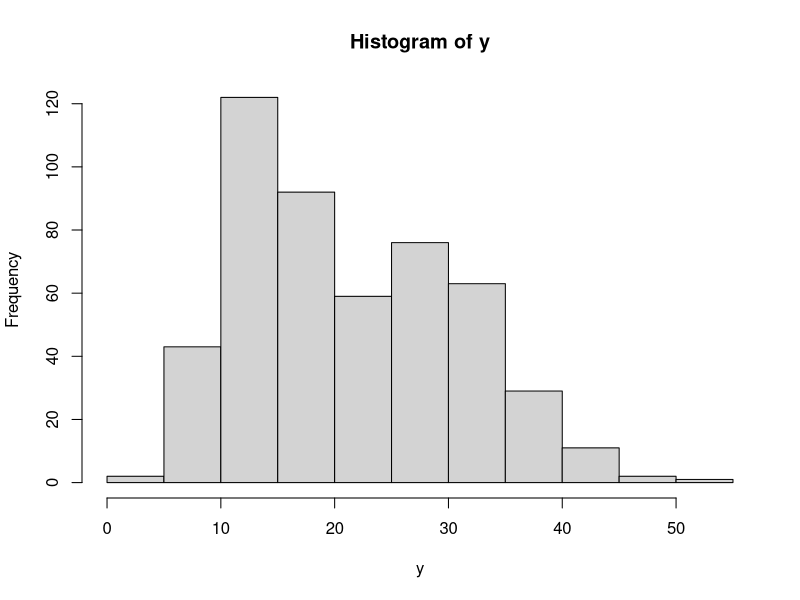
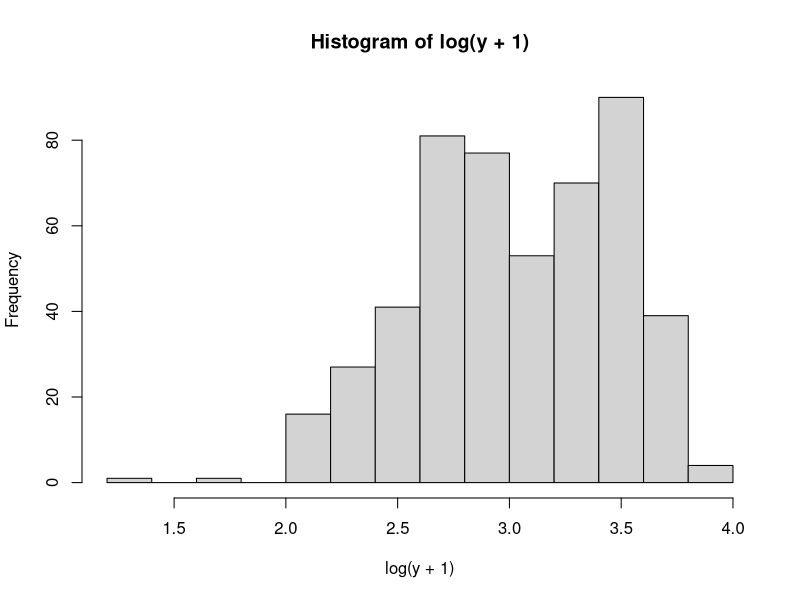
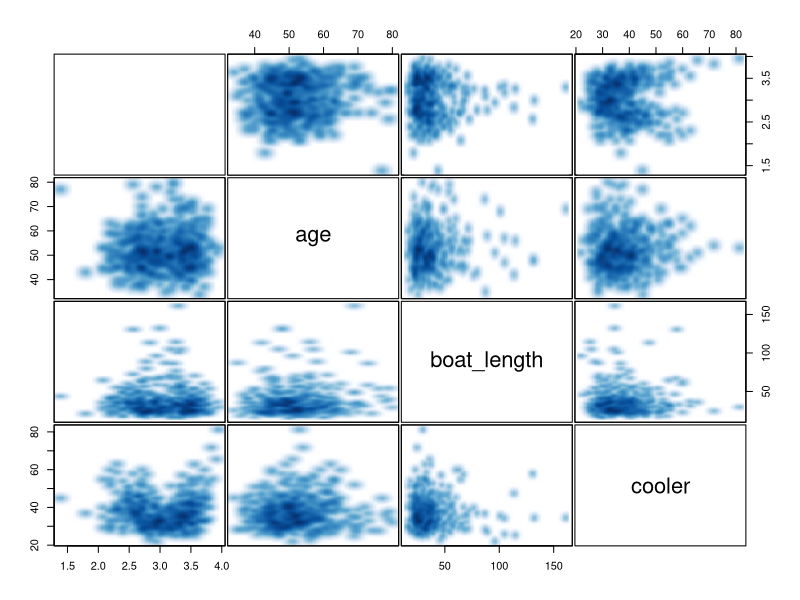
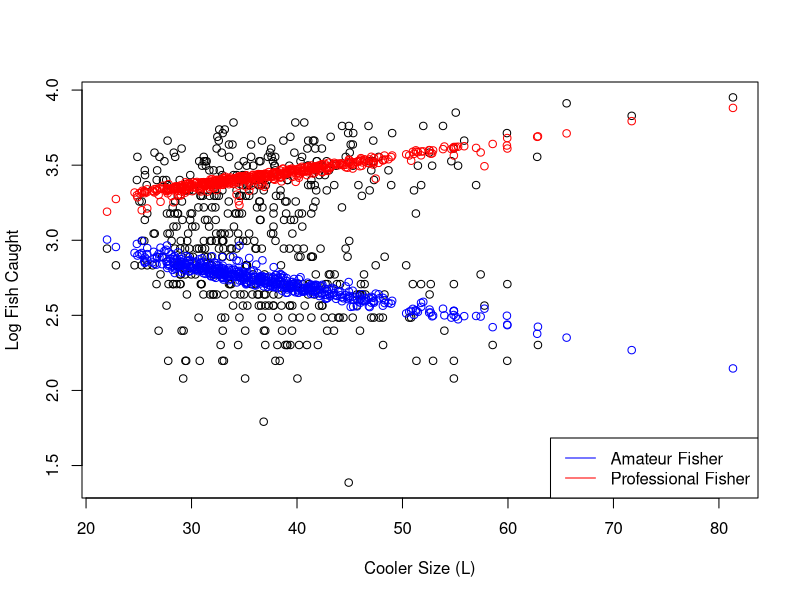
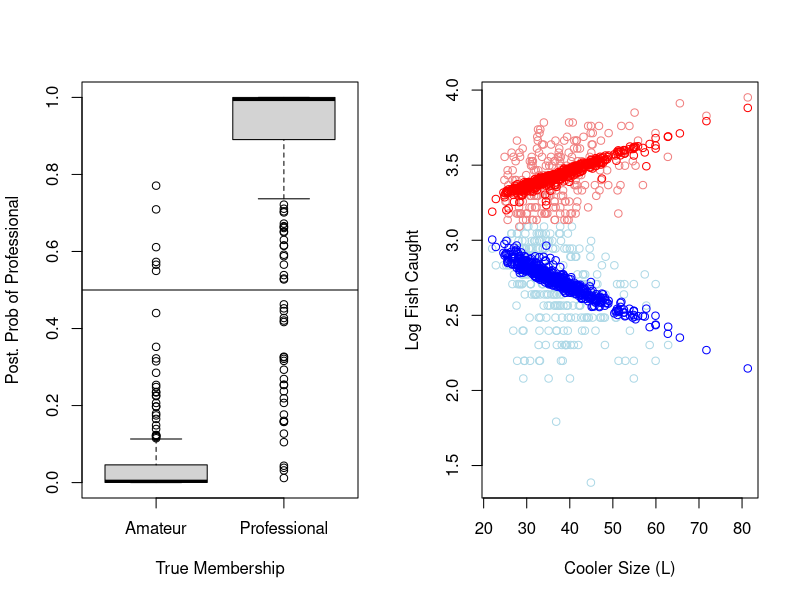

Here is the R script that generated these plots, in order:
## ---- chunk 1
knitr::opts_chunk$set(echo = TRUE)
## ---- chunk 2
# generate the data
set.seed(10)

# sample size
n = 500

# create design matrix
cooler = round(rt(n, 15, 35),2)
boat_length =  round(rt(n,5, 30),2)
age = round(rt(n,25, 50))
X = model.matrix(~ 1 + age + boat_length + cooler)

# set coefficients
pi1 = 0.5 # non-professional proportion
pi2 = 1-pi1 # professional proportion
beta_1 = matrix(c(3, 0, 0, -.01),ncol = 1) # NP coefs, larger boat cooler = less fish
beta_2 = matrix(c(3, 0, 0, .01),ncol = 1) # P coefs, larger boat cooler = more fish

# simulate data
group_indicators = rbinom(n, 1, pi2) # 1 = P, 0 = NP
y = rep(0, n)
y[group_indicators == 0] = rpois(n = sum(group_indicators == 0),lambda = exp(X[group_indicators == 0,]%*%beta_1))
y[group_indicators == 1] = rpois(n = sum(group_indicators == 1),lambda = exp(X[group_indicators == 1,]%*%beta_2))
# write.table(cbind(y, X[,-1]), file = './em/fish.txt', quote = F, col.names = T, row.names = F,  sep = "\t")
## ---- chunk 3
summary(glm(y ~ X-1, family = poisson()))
## ---- chunk 4
hist(y)
## ---- chunk 5
hist(log(y+1))
## ---- chunk 6
pairs(cbind(log(y+1), X[,-1]), panel = function(...) smoothScatter(..., nrpoints = 0, add = TRUE), gap = 0.2)
## ---- chunk 7
tol = 10^-5
maxit = 50
iter = 0
eps = Inf
ll = -10000
fit = list()
  
## create posterior probability matrix
pp = matrix(0, n, 2)
colnames(pp) = c("amateur","prof")

## use informative initialization, 
## assuming lower counts --> amatuer
## choose prop of samples that are amatuer first
## should vary this and re-evaluate
prop_ama = 0.6

## set everything greater than th
pp[y > quantile(y, prop_ama),2] = 1
pp[,1] = 1 - pp[,2]

## now start the EM algorithm
start = Sys.time()
while(eps > tol & iter < maxit){
  
  ## save old ll
    ll0 = ll
  
  ## start M-step
    # pi, mean of component pp's
    pi = colMeans(pp)
    
    # betak, weighted glm's based on pp
    for(i in 1:2) fit[[i]] = glm(y ~ X -1, family = poisson(), weights = pp[,i])
  
  ## start E-step
    # calculate numerator
    for(i in 1:2) pp[,i] = pi[i]*dpois(y,lambda = fit[[i]]$fitted)
  
    # divide by denominator, the sum across components in each i
    pp = pp/rowSums(pp)
 
  ## calculate LL
    interior_sum = 0
    for(i in 1:2) interior_sum = interior_sum + pi[i]*dpois(y,lambda = fit[[i]]$fitted) 
    ll = sum(log(interior_sum))
    
  ## calculate relative change in log likelihood  
    eps  = abs(ll-ll0)/abs(ll0)
  
  ## update iterator
    iter = iter + 1
    if(iter == maxit) warning("Iteration limit reached without convergence")
  
  ## print out info to keep track
    cat(sprintf("Iter: %d logL: %.2f pi1: %.3f  eps:%f\n",iter, ll,pi[1],eps))
}

end = Sys.time()
print(end - start)
  
## ---- chunk 8
# print the mixture proportion estimates
print(pi)

# print the coefficients pertaining to the first mixture component
print(fit[[1]]$coef)

# print the coefficients pertaining to the second mixture component
print(fit[[2]]$coef)
## ---- chunk 9
plot(cooler, log(y+1), ylab = "Log Fish Caught", xlab = "Cooler Size (L)")
points(cooler, log(fit[[1]]$fitted+1), col = "blue")
points(cooler, log(fit[[2]]$fitted+1), col = "red")
legend(c("Amateur Fisher","Professional Fisher"),col = c("blue","red"),x = "bottomright", lty = c(1, 1)) 
## ---- chunk 10
par(mfrow = c(1,2))
boxplot(pp[,2] ~ factor(group_indicators,labels =  c("Amateur","Professional")), ylab= "Post. Prob of Professional", xlab = "True Membership")
abline(h = 0.5)
colvec = rep("lightblue", length(y))
colvec[pp[,2] > .5] = "lightcoral"
plot(cooler, log(y+1), ylab = "Log Fish Caught", xlab = "Cooler Size (L)", col = colvec)
points(cooler, log(fit[[1]]$fitted+1), col = "blue")
points(cooler, log(fit[[2]]$fitted+1), col = "red")
## ---- chunk 11

pois.two.mix.reg.em = function(y, X, tol, maxit, prop1, trace = 0){
  
  ## initialize 
  n = length(y)
  iter = 0
  eps = Inf
  ll = -10000
  fit = list()

  ## create posterior probability matrix
  pp = matrix(0, n, 2)
  colnames(pp) = c("amateur","prof")
  
  ## use informative initialization, 
  ## assuming lower counts --> amatuer
  ## choose prop of samples that are amatuer first
  ## should vary this and re-evaluate
  
  ## set everything greater than th
  pp[y > quantile(y, prop1),2] = 1
  pp[,1] = 1 - pp[,2]
  
  ## now start the EM algorithm
  start = Sys.time()
  while(eps > tol & iter < maxit){
    
    ## save old ll
      ll0 = ll
    
    ## start M-step
      # pi, mean of component pp's
      pi = colMeans(pp)
      
      # betak, weighted glm's based on pp
      for(i in 1:2) fit[[i]] = glm(y ~ X -1, family = poisson(), weights = pp[,i])
    
    ## start E-step
      # calculate numerator
      for(i in 1:2) pp[,i] = pi[i]*dpois(y,lambda = fit[[i]]$fitted)
    
      # divide by denominator, the sum across components in each i
      pp = pp/rowSums(pp)
   
    ## calculate LL
      interior_sum = 0
      for(i in 1:2) interior_sum = interior_sum + pi[i]*dpois(y,lambda = fit[[i]]$fitted) 
      ll = sum(log(interior_sum))
      
    ## calculate relative change in log likelihood  
      eps  = abs(ll-ll0)/abs(ll0)
    
    ## update iterator
      iter = iter + 1
      if(iter == maxit) warning("Iteration limit reached without convergence")
    
    ## print out info to keep track
    if(trace >0)  cat(sprintf("Iter: %d logL: %.2f pi1: %.3f  eps:%f\n",iter, ll,pi[1],eps))
  }
  
  # return coefficients
  res = c(pi, fit[[1]]$coef, fit[[2]]$coef)
  names(res) = c("pi1", "pi2", "int1","age1","boat_length1","cooler1", "int2","age2","boat_length2","cooler2")
  return(res)
}

# now lets verify it works properly:
fit = pois.two.mix.reg.em(y=y, X= X,tol = tol,maxit = maxit, prop1 = prop_ama, trace = 0)
print(fit)
## ---- chunk 12
# Set number of bootstrap samples of size n to draw
B = 100

# create matrix to save estimates
est  = matrix(NA, B, length(fit))
# start loop
for(i in 1:B){
  # get indices for resampled observations with replacement
  index = sample(1:n,replace = T)
  
  # fit EM to resampled data 
  res = pois.two.mix.reg.em(y=y[index], X= X[index,],tol = tol,maxit = maxit, prop1 = prop_ama, trace = 0)
  
  # save values
  est[i,] = res
  
  # print first 5 parameter estimates every 200 just for illustration purposes
  if(floor(i/20) == ceiling(i/20)) print(est[i,1:5])
}
## ---- chunk 13
cov(est)[1:5,1:5]
## ---- chunk 14
print(sqrt(diag(cov(est))))
## ---- chunk 15
# generate the data
set.seed(10)

# sample size
n = 10000

# create design matrix
cooler = round(rt(n, 15, 35),2)
boat_length =  round(rt(n,5, 30),2)
age = round(rt(n,25, 50))
X = model.matrix(~ 1 + age + boat_length + cooler)

# set coefficients
pi1 = 0.5 # non-professional proportion
pi2 = 1-pi1 # professional proportion
beta_1 = matrix(c(3, 0, 0, -.01),ncol = 1) # NP coefs, larger boat cooler = less fish
beta_2 = matrix(c(3, 0, 0, .01),ncol = 1) # P coefs, larger boat cooler = more fish
phi = 10

# simulate data

group_indicators = rbinom(n, 1, pi2) # 1 = P, 0 = NP
y = rep(0, n)
y[group_indicators == 0] = rnbinom(n = sum(group_indicators == 0),mu = exp(X[group_indicators == 0,]%*%beta_1), size = phi)
y[group_indicators == 1] = rnbinom(n = sum(group_indicators == 1),mu = exp(X[group_indicators == 1,]%*%beta_2), size = phi)
# write.table(cbind(y, X[,-1]), file = './em/fish_overdispersed.txt', quote = F, col.names = T, row.names = F,  sep = "\t")
## ---- chunk 16
library(MASS)
tol = 10^-10
maxit = 1000
iter = 0
eps = Inf
ll = -10000
fit = list()
  
## create posterior probability matrix
pp = matrix(0, n, 2)
colnames(pp) = c("amateur","prof")

## use informative initialization, 
## assuming lower counts --> amatuer
## choose prop of samples that are amatuer first
## should vary this and re-evaluate
prop_ama = 0.6

## set everything greater than th
pp[y > quantile(y, prop_ama),2] = 1
pp[,1] = 1 - pp[,2]

## now start the EM algorithm
start = Sys.time()
while(eps > tol & iter < maxit){
  
  ## save old ll
    ll0 = ll
  
  ## start M-step
    # pi, mean of component pp's
    pi = colMeans(pp)
    
    # betak, weighted glm's based on pp
    for(i in 1:2) fit[[i]] = glm.nb(y ~ X -1,  weights = pp[,i],control = list(maxit = 25, epsilon = 10^-8, trace = 0))
  
  ## start E-step
    # calculate numerator
    for(i in 1:2) pp[,i] = pi[i]*dnbinom(y,mu = fit[[i]]$fitted, size = fit[[i]]$theta)
  
    # divide by denominator, the sum across components in each i
    pp = pp/rowSums(pp)
 
  ## calculate LL
    interior_sum = 0
    for(i in 1:2) interior_sum = interior_sum + pi[i]*dnbinom(y,mu = fit[[i]]$fitted, size = fit[[i]]$theta)
    ll = sum(log(interior_sum))
    
  ## calculate relative change in log likelihood  
    eps  = abs(ll-ll0)/abs(ll0)
  
  ## update iterator
    iter = iter + 1
    if(iter == maxit) warning("Iteration limit reached without convergence")
  
  ## print out info to keep track
    if(floor(iter/20) == ceiling(iter/20)) cat(sprintf("Iter: %d logL: %.2f pi1: %.3f theta1: %.3f glm.nb1 iter: %d eps:%f\n",iter, ll,pi[1],fit[[1]]$theta,as.integer(fit[[1]][13]),eps))
}

end = Sys.time()
print(end - start)
## ---- chunk 17
phi.ml <-
  function(y, mu, n = sum(weights), weights, limit = 10,
           eps = .Machine$double.eps^0.25,
           trace = FALSE,
           p0 = NULL #  add this option new to pass starting values
           ){
    lambda = 1E-50            ### change to phi instead of theta? ###
    score <- function(n, ph, mu, y, w){
      sum(w*(digamma((1/ph) + y) - digamma(1/ph) + log(1/ph) +
               1 - log((1/ph) + mu) - (y + (1/ph))/(mu + (1/ph))))*(-1/ph^2) + 2*lambda*ph
    }
    info <- function(n, ph, mu, y, w){
      sum(w*( - trigamma((1/ph) + y) + trigamma((1/ph)) - ph +
                2/(mu + (1/ph)) - (y + (1/ph))/(mu + (1/ph))^2))*(1/ph^4) + 2*lambda
    }
    if(inherits(y, "lm")) {
      mu <- y$fitted.values
      y <- if(is.null(y$y)) mu + residuals(y) else y$y
    }
    if(missing(weights)) weights <- rep(1, length(y))
    #t0 <- n/sum(weights*(y/mu - 1)^2)
    if(is.null(p0)){ ## added this in new
      p0 <- sum(weights*(y/mu - 1)^2)/n
    }
    it <- 0
    del <- 1
    if(trace) message(sprintf("phi.ml: iter %d 'phi = %f'",
                              it, signif(p0)), domain = NA)
    while((it <- it + 1) < limit && abs(del) > eps) {
      p0 <- abs(p0)
      del <- score(n, p0, mu, y, weights)/(i <- info(n, p0, mu, y, weights))
      p0 <- p0 + del
      if(trace) message("phi.ml: iter", it," phi =", signif(p0))
    }
    
    if(p0 < 0) {
      p0 <- 0
      warning("estimate truncated at zero")
      attr(p0, "warn") <- gettext("estimate truncated at zero")
    }
    
    if(it == limit) {
      warning("iteration limit reached")
      attr(p0, "warn") <- gettext("iteration limit reached")
    }
    attr(p0, "SE") <- sqrt(1/i)
    res <- list(p0=p0)
    return(res)
  }
## ---- chunk 18
tol = 10^-10
maxit = 1000
iter = 0
eps = Inf
ll = -10000
fit = list()
  
## create posterior probability matrix
pp = matrix(0, n, 2)
colnames(pp) = c("amateur","prof")

## use informative initialization, 
## assuming lower counts --> amatuer
## choose prop of samples that are amatuer first
## should vary this and re-evaluate
prop_ama = 0.6

## set everything greater than th
pp[y > quantile(y, prop_ama),2] = 1
pp[,1] = 1 - pp[,2]

## now start the EM algorithm
start = Sys.time()
while(eps > tol & iter < maxit){
  
  ## save old ll
    ll0 = ll
  
  ## start M-step
    # pi, mean of component pp's
    pi = colMeans(pp)
    
    # Now only one round of beta
    for(i in 1:2){
      if(iter==0){
      # first EM iteration fit poisson reg
      fit[[i]] = glm(y ~ X -1,  weights = pp[,i],
                     family = poisson(),
                     control = list(maxit = 25, epsilon = 10^-8, trace = 0))
      }else{
        # otherwise fit NB reg using prior theta
        fit[[i]] = glm(y ~ X -1,  weights = pp[,i],
                     family = negative.binomial(theta = phi),
                     control = list(maxit = 25, epsilon = 10^-8, trace = 0))
      }
    }
    
    # now one round of phi.ml
    for(i in 1:2) fit[[i]]$theta = 1/phi.ml(y = y, mu = fit[[i]]$fitted,weights = pp[,i])$p0
  
  ## start E-step
    # calculate numerator
    for(i in 1:2) pp[,i] = pi[i]*dnbinom(y,mu = fit[[i]]$fitted, size = fit[[i]]$theta)
  
    # divide by denominator, the sum across components in each i
    pp = pp/rowSums(pp)
 
  ## calculate LL
    interior_sum = 0
    for(i in 1:2) interior_sum = interior_sum + pi[i]*dnbinom(y,mu = fit[[i]]$fitted, size = fit[[i]]$theta)
    ll = sum(log(interior_sum))
    
  ## calculate relative change in log likelihood  
    eps  = abs(ll-ll0)/abs(ll0)
  
  ## update iterator
    iter = iter + 1
    if(iter == maxit) warning("Iteration limit reached without convergence")
  
  ## print out info to keep track
    if(floor(iter/20) == ceiling(iter/20)) cat(sprintf("Iter: %d logL: %.2f pi1: %.3f theta1: %.3f glm.nb1 iter: %d eps:%f\n",iter, ll,pi[1],fit[[1]]$theta,as.integer(fit[[1]][13]),eps))
}

end = Sys.time()
print(end - start)
## ---- chunk 19
tol = 10^-10
maxit = 1000
iter = 0
eps = Inf
ll = -10000
fit = list()
  
## create posterior probability matrix
pp = matrix(0, n, 2)
colnames(pp) = c("amateur","prof")

## use informative initialization, 
## assuming lower counts --> amatuer
## choose prop of samples that are amatuer first
## should vary this and re-evaluate
prop_ama = 0.6

## set everything greater than th
pp[y > quantile(y, prop_ama),2] = 1
pp[,1] = 1 - pp[,2]

## now start the EM algorithm
start = Sys.time()
while(eps > tol & iter < maxit){
  
  ## save old ll
    ll0 = ll
  
  ## start M-step:  pi
    # pi, mean of component pp's
    pi = colMeans(pp)
  
  ## start E-step 1
    if(iter > 0){    
      # calculate numerator
        for(i in 1:2) pp[,i] = pi[i]*dnbinom(y,mu = fit[[i]]$fitted, size = fit[[i]]$theta)
    
      # divide by denominator, the sum across components in each i
      pp = pp/rowSums(pp)
    }
  
  ## start M-step:  beta
    for(i in 1:2){
      if(iter==0){
      # first EM iteration fit poisson reg
      fit[[i]] = glm(y ~ X -1,  weights = pp[,i],
                     family = poisson(),
                     control = list(maxit = 25, epsilon = 10^-8, trace = 0))
      }else{
        # otherwise fit NB reg using prior theta
        # saving prior theta so not lost
        phi = fit[[i]]$theta
        fit[[i]] = glm(y ~ X -1,  weights = pp[,i],
                     family = negative.binomial(theta = phi),
                     control = list(maxit = 25, epsilon = 10^-8, trace = 0))
        fit[[i]]$theta = phi
      }
    }

  ## start E-step 2    
    if(iter > 0){    
      # calculate numerator
        for(i in 1:2) pp[,i] = pi[i]*dnbinom(y,mu = fit[[i]]$fitted, size = fit[[i]]$theta)
    
      # divide by denominator, the sum across components in each i
      pp = pp/rowSums(pp)
    }

    
  ## start M-step:  phi
    for(i in 1:2) fit[[i]]$theta = 1/phi.ml(y = y, mu = fit[[i]]$fitted,weights = pp[,i])$p0
  
  ## start E-step 3
    # calculate numerator
    for(i in 1:2) pp[,i] = pi[i]*dnbinom(y,mu = fit[[i]]$fitted, size = fit[[i]]$theta)
  
    # divide by denominator, the sum across components in each i
    pp = pp/rowSums(pp)
 
  ## calculate LL
    interior_sum = 0
    for(i in 1:2) interior_sum = interior_sum + pi[i]*dnbinom(y,mu = fit[[i]]$fitted, size = fit[[i]]$theta)
    ll = sum(log(interior_sum))
    
  ## calculate relative change in log likelihood  
    eps  = abs(ll-ll0)/abs(ll0)
  
  ## update iterator
    iter = iter + 1
    if(iter == maxit) warning("Iteration limit reached without convergence")
  
  ## print out info to keep track
  if(floor(iter/20) == ceiling(iter/20)) cat(sprintf("Iter: %d logL: %.2f pi1: %.3f theta1: %.3f glm.nb1 iter: %d eps:%f\n",iter, ll,pi[1],fit[[1]]$theta,as.integer(fit[[1]][13]),eps))
    
}

end = Sys.time()
print(end - start)
## ---- chunk 20
tol = 10^-10
maxit = 1000
iter = 0
eps = Inf
ll = -10000
fit = list()
  
## create posterior probability matrix
pp = matrix(0, n, 2)
colnames(pp) = c("amateur","prof")

## use informative initialization, 
## assuming lower counts --> amatuer
## choose prop of samples that are amatuer first
## should vary this and re-evaluate
prop_ama = 0.6

## set everything greater than th
pp[y > quantile(y, prop_ama),2] = 1
pp[,1] = 1 - pp[,2]

## now start the EM algorithm
start = Sys.time()
while(eps > tol & iter < maxit){
  
  ## save old ll
    ll0 = ll
  
  ## start M-step:  pi
    # pi, mean of component pp's
    pi = colMeans(pp)
  
  ## start E-step 1
    if(iter > 0){    
      # calculate numerator
        for(i in 1:2) pp[,i] = pi[i]*dnbinom(y,mu = fit[[i]]$fitted, size = fit[[i]]$theta)
    
      # divide by denominator, the sum across components in each i
      pp = pp/rowSums(pp)
    }
  
  ## start M-step:  beta, now passing prior estimate of beta
    for(i in 1:2){
      if(iter==0){
      # first EM iteration fit poisson reg
      fit[[i]] = glm(y ~ X -1,  weights = pp[,i],
                     family = poisson(),
                     control = list(maxit = 25, epsilon = 10^-8, trace = 0))
      }else{
        # otherwise fit NB reg using prior theta
        # saving prior theta so not lost
        phi = fit[[i]]$theta
        fit[[i]] = glm(y ~ X -1,  weights = pp[,i],
                     family = negative.binomial(theta = phi),start = fit[[i]]$coefficients,
                     control = list(maxit = 25, epsilon = 10^-8, trace = 0))
        fit[[i]]$theta = phi
      }
    }

  ## start E-step 2    
    if(iter > 0){    
      # calculate numerator
        for(i in 1:2) pp[,i] = pi[i]*dnbinom(y,mu = fit[[i]]$fitted, size = fit[[i]]$theta)
    
      # divide by denominator, the sum across components in each i
      pp = pp/rowSums(pp)
    }

    
  ## start M-step:  phi, now passing prior estimate of phi
    for(i in 1:2){
      if(iter > 0){
        fit[[i]]$theta = 1/phi.ml(y = y, mu = fit[[i]]$fitted,weights = pp[,i],p0 = 1/fit[[i]]$theta)$p0
      }else{
        fit[[i]]$theta = 1/phi.ml(y = y, mu = fit[[i]]$fitted,weights = pp[,i])$p0
      }
    }
  ## start E-step 3
    # calculate numerator
    for(i in 1:2) pp[,i] = pi[i]*dnbinom(y,mu = fit[[i]]$fitted, size = fit[[i]]$theta)
  
    # divide by denominator, the sum across components in each i
    pp = pp/rowSums(pp)
 
  ## calculate LL
    interior_sum = 0
    for(i in 1:2) interior_sum = interior_sum + pi[i]*dnbinom(y,mu = fit[[i]]$fitted, size = fit[[i]]$theta)
    ll = sum(log(interior_sum))
    
  ## calculate relative change in log likelihood  
    eps  = abs(ll-ll0)/abs(ll0)
  
  ## update iterator
    iter = iter + 1
    if(iter == maxit) warning("Iteration limit reached without convergence")
  
  ## print out info to keep track
  if(floor(iter/20) == ceiling(iter/20)) cat(sprintf("Iter: %d logL: %.2f pi1: %.3f theta1: %.3f glm.nb1 iter: %d eps:%f\n",iter, ll,pi[1],fit[[1]]$theta,as.integer(fit[[1]][13]),eps))
    
}

end = Sys.time()
print(end - start)
